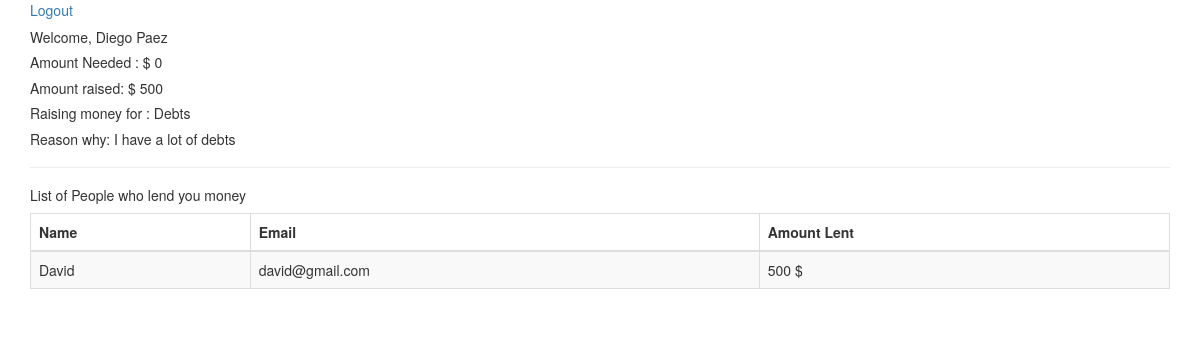
Page /borrower_home (signed in) on the committed database.
### codingdojo/models.py (models this page shows)
class Borrower(models.Model):
	first_name = models.TextField(blank=False, max_length=20)
	last_name = models.TextField(blank=False, max_length=20)
	email = models.TextField(blank=False, max_length=20)
	password = models.TextField(blank=False, max_length=20)
	amount = models.IntegerField(blank=False)
	purpose = models.TextField(blank=False, max_length=50)
	description = models.TextField(blank=False, max_length=100)
	raised = models.IntegerField(blank=False)
	needed = models.IntegerField(blank=False, null=True)
	total_left = models.IntegerField(blank=False, null=True)
	created_at = models.DateField()
	updated_at = models.DateField()

class Loan (models.Model):
    amount = models.IntegerField(null=True)
    lender = models.ForeignKey(Lender, on_delete=models.CASCADE)
    borrower = models.ForeignKey(Borrower, on_delete=models.CASCADE)

class Lender(models.Model):
	first_name = models.TextField(blank=False, max_length=20)
	last_name = models.TextField(blank=False, max_length=20)
	email = models.TextField(blank=False, max_length=20)
	password = models.TextField(blank=False)
	money = models.IntegerField(blank=False)
	total_left = models.IntegerField(blank=False, null=True)

### codingdojo/views.py (the view)
# urls.py: path('borrower_home', views.borrower_home, name='borrower_home'),
def borrower_home(request):
		print ("Borrower Home")
		if "borrower_id" in request.session:
			lender = Lender.objects.all()
			borrower = Borrower.objects.get(id=request.session['borrower_id'])
			loans = borrower.loan_set.all()
			content = {
			'lender': lender,
			'borrower': borrower,
			'loans': loans,
		}
			return render(request, 'cores/borrower_home.html', content)
		else:
			del request.session
			return redirect('/')

### templates/cores/borrower_home.html (shortened to what this page needs)
<!DOCTYPE html>
<html>
<head>
	<link rel="stylesheet" href="https://maxcdn.bootstrapcdn.com/bootstrap/3.3.5/css/bootstrap.min.css">
</head>
<body>
<div class="container">
<a href="/borrower_logout">Logout</a>
<h5>Welcome, {{borrower.first_name }} {{borrower.last_name}}</h5>
<h5>Amount Needed : $ {{ borrower.needed }}</h5>
<h5>Amount raised: $ {{ borrower.raised }} </h5>
<h5>Raising money for : {{borrower.purpose}}</h5>
<h5>Reason why: {{borrower.description}}</h5>
<hr>
<h5>List of People who lend you money</h5>
<table class="table table-bordered table-striped table-hovered table-hover">
	<thead>
		<tr>
			<th>Name</th>
			<th>Email</th>
			<th>Amount Lent</th>
		</tr>
	</thead>
	<tbody>
	{% for loan in loans %}
			<tr>
				<td>{{loan.lender.first_name}}</td>
				<td>{{loan.lender.email}}</td>
	{% if loan.amount != 0 %}
				<td>{{loan.amount}} $</td>
			{% else %}
				<td> Cancelled Funding</td>
			</tr>
		{% endif %}
{% endfor %}
	</tbody>
</table>
</div>
</body>
</html>

### rows in the picture
Borrower: first_name "Diego", last_name "Paez", needed "0", raised "500", purpose "Debts", description "I have a lot of debts"
Loan: lender.first_name "David", lender.email "david@gmail.com", amount "500"
